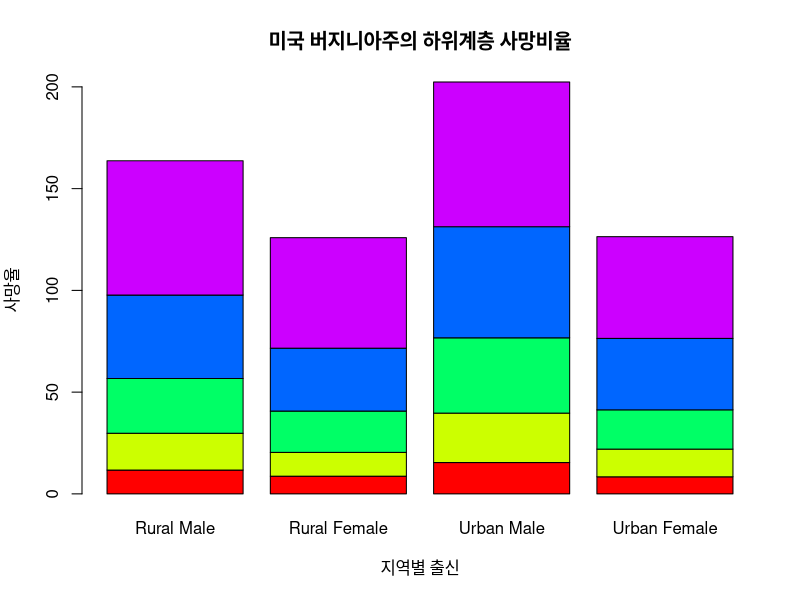
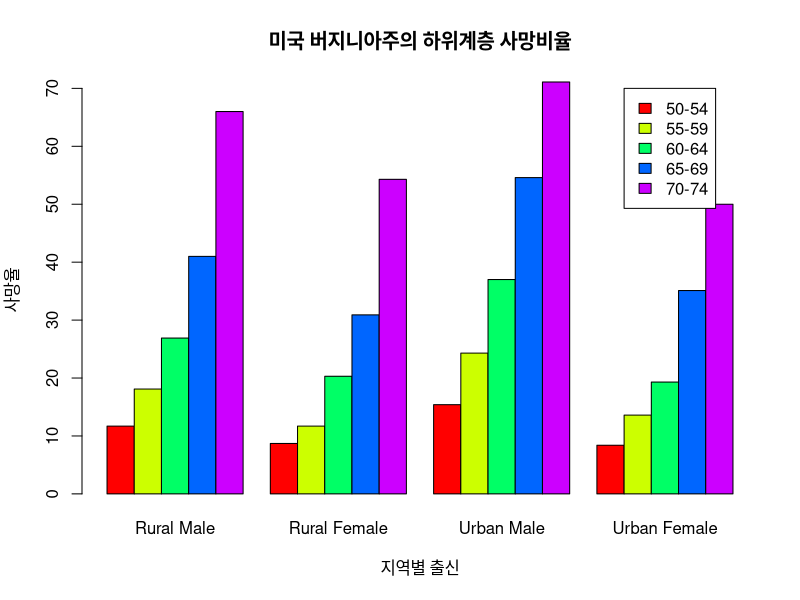

Recreate these plots in R, in order.
#데이터 셋 시각화

# 미국 버지니아주의 하위계층 사망비율
data("VADeaths")
VADeaths

# Rural Male:시골출신 남자
# Rural Female: 시골출신 여자
# Urban Male : 도시 출신 남자
# Urban Female: 도시 출신 여자

table(VADeaths)
#beside(FALSE) : 누적 막대 그래프
barplot(VADeaths, col=rainbow(5),
        xlab="지역별 출신",
        ylab="사망율",
        main="미국 버지니아주의 하위계층 사망비율")

#beside(TRUE) : 그룹 막대 그래프
barplot(VADeaths, beside=T, col=rainbow(5),
        xlab="지역별 출신",
        ylab="사망율",
        main="미국 버지니아주의 하위계층 사망비율")

#범례표시
legend(20,70,c("50-54","55-59","60-64","65-69","70-74"),
       fill=rainbow(5))
